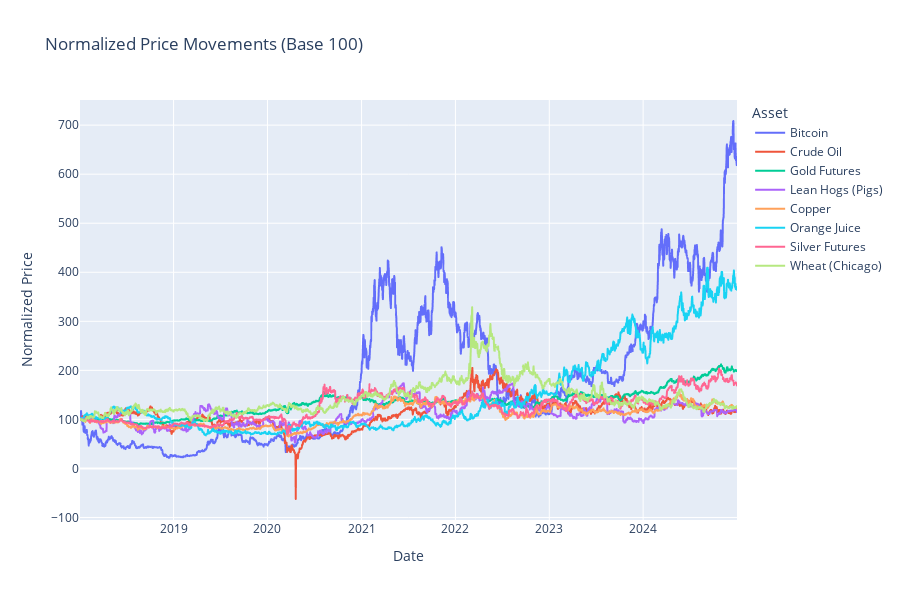

The notebook cell saved with this chart:
### Markdown cell above
### Plot normalized prices

### Code cell
fig = px.line(normalized, x=normalized.index, y=normalized.columns,
              title='Normalized Price Movements (Base 100)',
              labels={'value': 'Normalized Price', 'variable': 'Asset', 'index': 'Date'})
fig.update_layout(height=600, hovermode='x unified')
fig.show()

### Figure 1 — Plotly figure (JSON) as saved in the notebook; plotly's stock layout.template omitted (floating-point values rounded to 4 significant figures; data arrays with more than 128 entries replaced by an {"elided": "..."} marker saying what was removed)
{"data": [{"hovertemplate": "Asset=Bitcoin<br>Date=%{x}<br>Normalized Price=%{y}<extra></extra>", "legendgroup": "Bitcoin", "line": {"color": "#636efa", "dash": "solid"}, "marker": {"symbol": "circle"}, "mode": "lines", "name": "Bitcoin", "showlegend": true, "type": "scattergl", "x": {"elided": "2556 str values"}, "xaxis": "x", "y": {"elided": "2556 float values"}, "yaxis": "y"}, {"hovertemplate": "Asset=Crude Oil<br>Date=%{x}<br>Normalized Price=%{y}<extra></extra>", "legendgroup": "Crude Oil", "line": {"color": "#EF553B", "dash": "solid"}, "marker": {"symbol": "circle"}, "mode": "lines", "name": "Crude Oil", "showlegend": true, "type": "scattergl", "x": {"elided": "2556 str values"}, "xaxis": "x", "y": {"elided": "2556 float values"}, "yaxis": "y"}, {"hovertemplate": "Asset=Gold Futures<br>Date=%{x}<br>Normalized Price=%{y}<extra></extra>", "legendgroup": "Gold Futures", "line": {"color": "#00cc96", "dash": "solid"}, "marker": {"symbol": "circle"}, "mode": "lines", "name": "Gold Futures", "showlegend": true, "type": "scattergl", "x": {"elided": "2556 str values"}, "xaxis": "x", "y": {"elided": "2556 float values"}, "yaxis": "y"}, {"hovertemplate": "Asset=Lean Hogs (Pigs)<br>Date=%{x}<br>Normalized Price=%{y}<extra></extra>", "legendgroup": "Lean Hogs (Pigs)", "line": {"color": "#ab63fa", "dash": "solid"}, "marker": {"symbol": "circle"}, "mode": "lines", "name": "Lean Hogs (Pigs)", "showlegend": true, "type": "scattergl", "x": {"elided": "2556 str values"}, "xaxis": "x", "y": {"elided": "2556 float values"}, "yaxis": "y"}, {"hovertemplate": "Asset=Copper<br>Date=%{x}<br>Normalized Price=%{y}<extra></extra>", "legendgroup": "Copper", "line": {"color": "#FFA15A", "dash": "solid"}, "marker": {"symbol": "circle"}, "mode": "lines", "name": "Copper", "showlegend": true, "type": "scattergl", "x": {"elided": "2556 str values"}, "xaxis": "x", "y": {"elided": "2556 float values"}, "yaxis": "y"}, {"hovertemplate": "Asset=Orange Juice<br>Date=%{x}<br>Normalized Price=%{y}<extra></extra>", "legendgroup": "Orange Juice", "line": {"color": "#19d3f3", "dash": "solid"}, "marker": {"symbol": "circle"}, "mode": "lines", "name": "Orange Juice", "showlegend": true, "type": "scattergl", "x": {"elided": "2556 str values"}, "xaxis": "x", "y": {"elided": "2556 float values"}, "yaxis": "y"}, {"hovertemplate": "Asset=Silver Futures<br>Date=%{x}<br>Normalized Price=%{y}<extra></extra>", "legendgroup": "Silver Futures", "line": {"color": "#FF6692", "dash": "solid"}, "marker": {"symbol": "circle"}, "mode": "lines", "name": "Silver Futures", "showlegend": true, "type": "scattergl", "x": {"elided": "2556 str values"}, "xaxis": "x", "y": {"elided": "2556 float values"}, "yaxis": "y"}, {"hovertemplate": "Asset=Wheat (Chicago)<br>Date=%{x}<br>Normalized Price=%{y}<extra></extra>", "legendgroup": "Wheat (Chicago)", "line": {"color": "#B6E880", "dash": "solid"}, "marker": {"symbol": "circle"}, "mode": "lines", "name": "Wheat (Chicago)", "showlegend": true, "type": "scattergl", "x": {"elided": "2556 str values"}, "xaxis": "x", "y": {"elided": "2556 float values"}, "yaxis": "y"}], "layout": {"height": 600, "hovermode": "x unified", "legend": {"title": {"text": "Asset"}, "tracegroupgap": 0}, "title": {"text": "Normalized Price Movements (Base 100)"}, "xaxis": {"anchor": "y", "domain": [0, 1], "title": {"text": "Date"}}, "yaxis": {"anchor": "x", "domain": [0, 1], "title": {"text": "Normalized Price"}}}}
